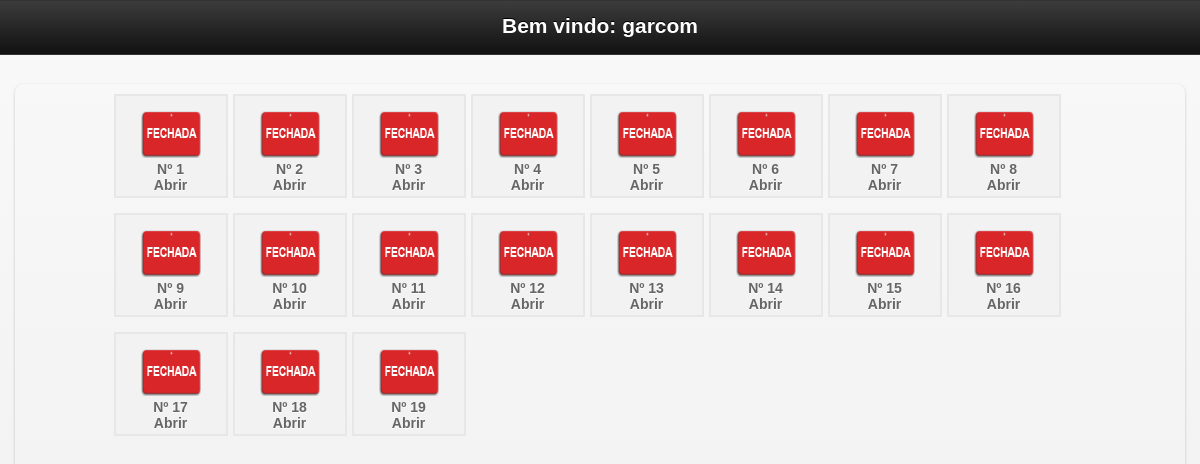
Screenshot of /mobile/mesas.php (signed in) with the database file from the repository.
### tables this page shows
CREATE TABLE `garcon` (
  `idGarcon` int(10) NOT NULL AUTO_INCREMENT,
  `nomeGarcon` varchar(200) NOT NULL,
  `login` varchar(20) NOT NULL,
  `senha` varchar(20) NOT NULL,
  `nv` int(1) NOT NULL,
  PRIMARY KEY (`idGarcon`)
);

CREATE TABLE `mesa` (
  `id_mesa` int(10) NOT NULL AUTO_INCREMENT,
  `numero` int(10) NOT NULL,
  `idGarcon` varchar(200) NOT NULL,
  `situacao` int(1) NOT NULL,
  PRIMARY KEY (`id_mesa`)
);

### mobile/mesas.php (the view, shortened to what this page needs)
<?php include "../config/conexao.php";
$login = $_SESSION['garcon_session'];
$g = mysql_query("SELECT * FROM garcon WHERE login='$login'");
$mostra = mysql_fetch_array($g);
?>
<!doctype html>
<html class="no-js ui-mobile-rendering" lang="pt">
<head>
      <link rel="stylesheet" href="css/jquery.mobile-1.3.1.min.css" />
      <link rel="stylesheet" href="../css/css.css"/>
</head>
<body>
<div id="categories" data-role="page" data-title="Categories">
      <div data-role="header">
            <h1>Bem vindo: <?php echo $mostra['nomeGarcon'] ?></h1>
      </div>
      <div data-role="content">
             <ul data-role="listview" data-inset="true" data-theme="a">
            <div id="mesas2">
<ul>
	<?php
		$sql = mysql_query("SELECT * FROM mesa ORDER BY id_mesa ASC");
		while($ver = mysql_fetch_array($sql)){
			$situacao = $ver['situacao'];
			$id_mesa = $ver['id_mesa'];
			$numero = $ver['numero'];
			$idGarcon = $ver['idGarcon'];
			$gar = mysql_query("SELECT * FROM garcon WHERE idGarcon='$idGarcon'");
			$bosta = mysql_fetch_assoc($gar);
			$nomeGarcon = $bosta['nomeGarcon'];
			if($situacao == 0){
				$img = "<img src='../imagens/mesafechada.png' width='60' height='47' border='0'>";
			}else{
			$img = "<img src='../imagens/mesaaberta.png' width='60' height='47' border='0'>";
			}
	?>
	<li><a href="inicio.php?id_mesa=<?php echo $id_mesa ?>&idGarcon=<?php echo $idGarcon ?>"><?php echo $img; echo "<br/>";  echo 'Nº '.$numero;  echo "<br/>"; if($situacao == 1){echo "Garçom: ".$nomeGarcon; }else{echo "Abrir";} ?></a></li>
<?php } ?>
</ul>
</div>
</body>
</html>

### css/css.css (style rules this page uses)
body { margin-left: 0px;margin-top: 0px;margin-right: 0px;margin-bottom: 0px; background-color:#FFF; font-family:Verdana, Geneva, sans-serif; font-size:14px; }
h1 { font-size:18px; margin-top:0; }
#mesas2 { width:90%; height:700px; margin:0 auto;overflow:auto; margin-top: }
#mesas2 ul li a:link { text-decoration:none; color:#666; cursor:pointer; display:block; margin-top:10px; }
#mesas2 li { float:left; margin-right:5px; margin-bottom:5px; list-style:none; border:2px solid #e7e7e7; text-align:center; padding:5px 5px 15px 5px ; margin-top:10px; width:100px; height:80px; background-color:#f2f2f2; cursor:pointer; display:block; }

### rows the page displays
garcon: nomeGarcon "garcom"
mesa: situacao 0 (drawn), numero "1"
mesa: situacao 0 (drawn), numero "2"
mesa: situacao 0 (drawn), numero "3"
mesa: situacao 0 (drawn), numero "4"
mesa: situacao 0 (drawn), numero "5"
mesa: situacao 0 (drawn), numero "6"
mesa: situacao 0 (drawn), numero "7"
mesa: situacao 0 (drawn), numero "8"
mesa: situacao 0 (drawn), numero "9"
mesa: situacao 0 (drawn), numero "10"
mesa: situacao 0 (drawn), numero "11"
mesa: situacao 0 (drawn), numero "12"
mesa: situacao 0 (drawn), numero "13"
mesa: situacao 0 (drawn), numero "14"
mesa: situacao 0 (drawn), numero "15"
mesa: situacao 0 (drawn), numero "16"
mesa: situacao 0 (drawn), numero "17"
mesa: situacao 0 (drawn), numero "18"
mesa: situacao 0 (drawn), numero "19"
